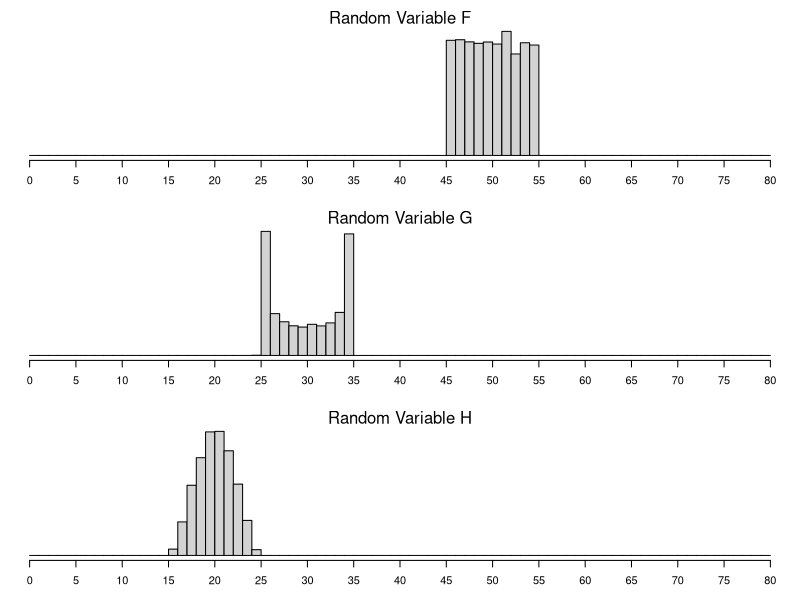

This figure's R source:
## ---- chunk 1
## DATA GENERATION

shapes = c("tight","uniform","bimodal")

b = c(3,1,0.4)
r = rep(sample(c(10,20,30,40),1),3)
m = sample(c(20,30,40,50,60),3)
den = c(6,4,2)

x1 = rbeta(10000,b[1],b[1])*r[1]+m[1]-r[1]/2
x2 = rbeta(10000,b[2],b[2])*r[2]+m[2]-r[2]/2
x3 = rbeta(10000,b[3],b[3])*r[3]+m[3]-r[3]/2

xs = c(x1,x2,x3)

ord = sample(0:2)
let = c("F","G","H")

xx1 = xs[(ord[1]*10000+1):(ord[1]*10000+10000)]
xx2 = xs[(ord[2]*10000+1):(ord[2]*10000+10000)]
xx3 = xs[(ord[3]*10000+1):(ord[3]*10000+10000)]
## ---- chunk 2
par(mar=c(3,0,2,0))
layout(matrix(c(1,2,3), 3, 1, byrow = TRUE))
hist(xx1,breaks=(0:80),ann=F,yaxt="n",xaxt="n")
mtext("Random Variable F",side=3)
axis(1,at=0:16*5)
hist(xx2,breaks=(0:80),ann=F,yaxt="n",xaxt="n")
mtext("Random Variable G",side=3)
axis(1,at=0:16*5)
hist(xx3,breaks=(0:80),ann=F,yaxt="n",xaxt="n")
mtext("Random Variable H",side=3)
axis(1,at=0:16*5)
